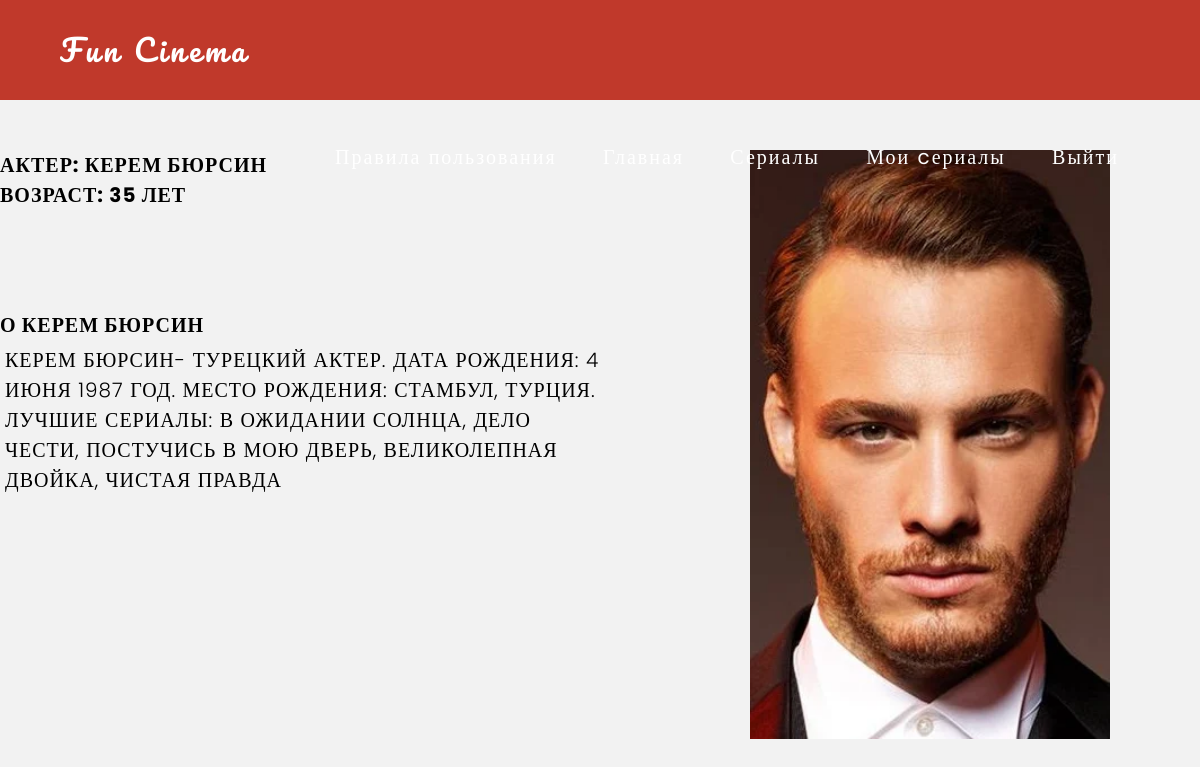
/actor/1/, run on the app's committed database.
### funCinema/models.py (models this page shows, shortened)
class Actor(models.Model):
    FIO = models.CharField('ФИО', max_length= 100)
    age = models.IntegerField(default=0)
    description = models.TextField('Описание', max_length=500)
    image = models.ImageField(upload_to='actors/')

### funCinema/views.py (the view)
# urls.py: path("actor/<int:id>/", views.ActorView.as_view(), name='actor_detail'),
class ActorView(View):
    def get(self, request, id):
        serial = get_object_or_404(Actor, id=id)
        return render(request, "serials/actor.html", {"serial": serial})

### funCinema/templates/serials/actor.html (shortened to what this page needs)
<!DOCTYPE html>
{% extends 'serials/base.html' %}
{% load static %}
{% block content %}
<html lang="en">
<head>
    <link rel="stylesheet" href="{% static 'css/actor.css' %}">
</head>
<div class="container">
        <div class="item">
            <div class="image">
                <img src="{{ serial.image.url }}" class="img-fluid" alt="">
            </div>
            <div class="items">
                <ul>
                    <b>Актер:</b> {{ serial.FIO }}
                    <b>Возраст:</b> {{ serial.age }} лет
                </ul>
            </div>
        </div>
        <div class="info">
            <h3 class="shop-sing editContent">
                О {{ serial.FIO }}
            </h3>
            <p class="ds">
                <a> {{ serial.description|safe }}</a>
            </p>
        </div>
    </div>
{% endblock %}

### funCinema/static/css/base.css (style rules this page uses)
* { margin: 0; padding: 0; }
html,body { background-color: #F2F2F2; }
body { font-family: 'Poppins', serif; }

### funCinema/static/css/actor.css (style rules this page uses)
html,body { background-color: #F2F2F2; }
.image .img-fluid { float: right; margin: 0 90px 10px 5px; width: 30%; height: 50%; }
.items { font-size: 20px; letter-spacing: 1px; text-transform: uppercase; font-weight: 700; text-align: left; margin-top: 150px; }
.info h3 { font-size: 20px; letter-spacing: 1px; text-transform: uppercase; font-weight: 700; text-align: left; display: inline-block; margin-top: 100px; }
.info .ds { font-size: 20px; letter-spacing: 1px; text-transform: uppercase; font-weight: 300; text-align: left; display: inline-block; margin: 5px 5px 5px 5px; width: 50%; }

### data on the page
Actor: image (picture), FIO "КЕРЕМ БЮРСИН", age "35", description "КЕРЕМ БЮРСИН- ТУРЕЦКИЙ АКТЕР. ДАТА РОЖДЕНИЯ: 4 ИЮНЯ 1987 ГОД. МЕСТО РОЖДЕНИЯ: СТАМБУЛ, ТУРЦИЯ. ЛУЧШИЕ СЕРИАЛЫ: В ОЖИДАНИИ СОЛНЦА, ДЕЛО ЧЕСТИ, ПОСТУЧИСЬ В МОЮ ДВЕРЬ, ВЕЛИКОЛЕПНАЯ ДВОЙКА, ЧИСТАЯ ПРАВДА"
